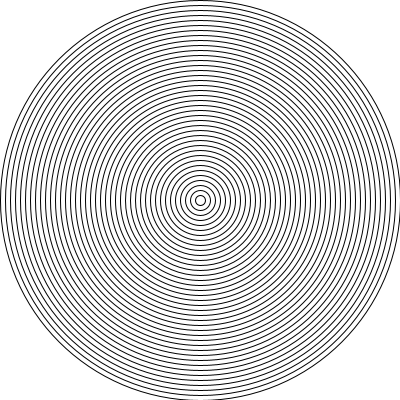
Frame 1 (no input)
Frame 60 (the mouse pressed at the canvas centre just before this capture): identical to frame 1, image omitted
Frame 120 (the mouse held since frame 60 and released just before this capture): identical to frame 1, image omitted

The Processing sketch that drew this single still picture (run headless with seeded random() and noise(); from frame 60 on, the mouse is pressed at the canvas centre):

// Processing sketch: cp5
// ── cp5.pde
void setup(){
  size(400, 400);
}

void draw(){
  background(255, 255, 255);
  noFill();
  
  int diameter = 400;
  
  while(diameter > 0){
    ellipse(200, 200, diameter, diameter);
    diameter -= 10;
  }
}
